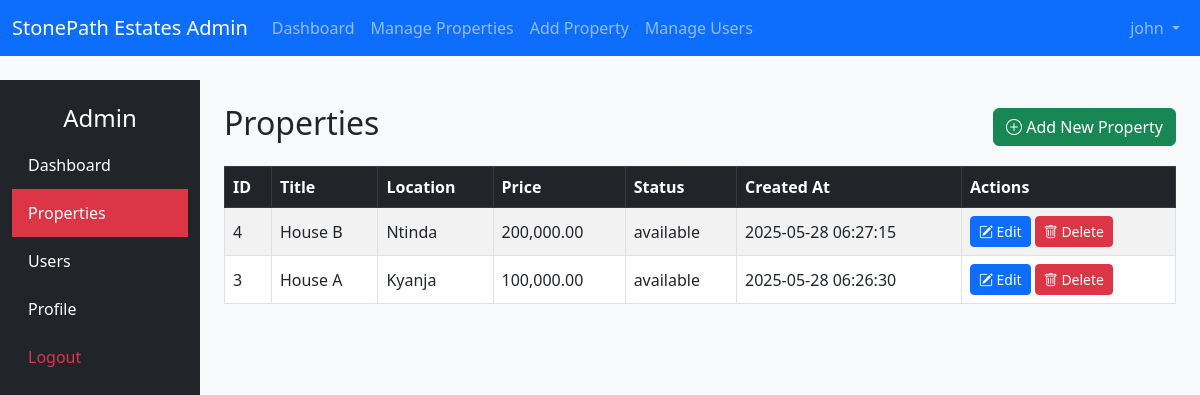
Page /admin/properties.php (signed in) on the earlier database version.
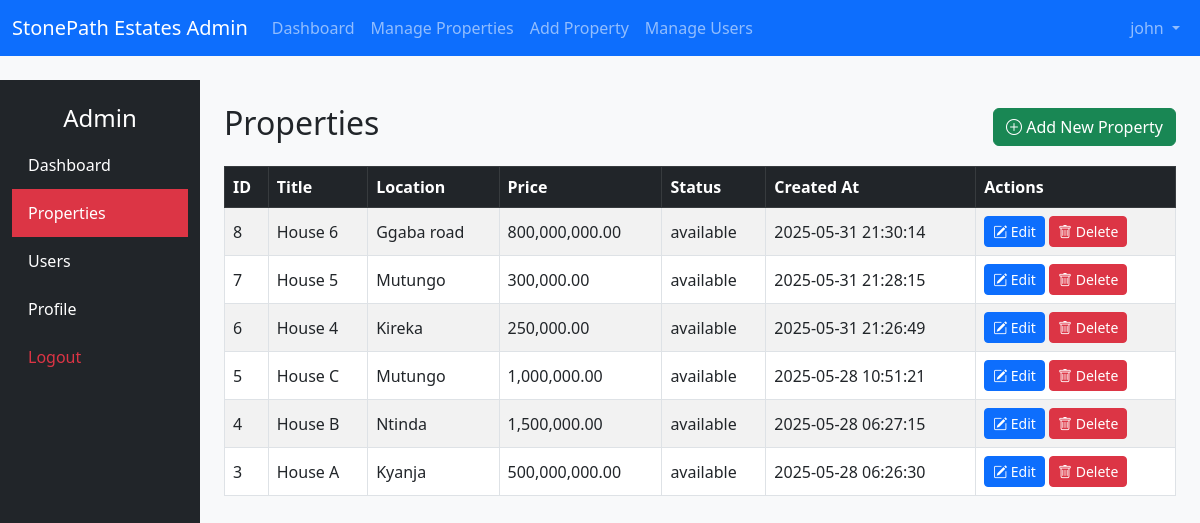
Same page on the later database version.
### tables this page shows
CREATE TABLE `properties` (
  `id` int(11) NOT NULL,
  `title` varchar(255) NOT NULL,
  `description` text DEFAULT NULL,
  `category` varchar(50) NOT NULL,
  `preview_image` varchar(255) DEFAULT NULL,
  `price` decimal(12,2) NOT NULL,
  `location` varchar(255) NOT NULL,
  `latitude` double DEFAULT NULL,
  `longitude` double DEFAULT NULL,
  `status` enum('available','rented','sold') DEFAULT 'available',
  `image` varchar(255) DEFAULT NULL,
  `created_at` timestamp NOT NULL DEFAULT current_timestamp()
);

### admin/properties.php (the view, shortened to what this page needs)
<?php
require_once __DIR__ . '/includes/connect.php';
try {
    $stmt = $pdo->query("SELECT * FROM properties ORDER BY created_at DESC");
    $properties = $stmt->fetchAll();
} catch (PDOException $e) {
    die("Error fetching properties: " . $e->getMessage());
}
?>
<!DOCTYPE html>
<html lang="en">
<head>
    <link href="https://cdn.jsdelivr.net/npm/bootstrap@5.3.0/dist/css/bootstrap.min.css" rel="stylesheet" />
    <link href="https://cdn.jsdelivr.net/npm/bootstrap-icons@1.10.5/font/bootstrap-icons.css" rel="stylesheet" />
</head>
<body>
<?php include 'includes/header.php'; ?>
<div class="container-fluid">
    <div class="row">
        <nav class="col-md-2 d-none d-md-block bg-dark sidebar">
            <div class="pt-4">
                <h4 class="text-center text-white">Admin</h4>
                <a href="dashboard.php" class="list-group-item list-group-item-action text-white">Dashboard</a>
                <a href="properties.php" class="list-group-item list-group-item-action active">Properties</a>
                <a href="users.php" class="list-group-item list-group-item-action text-white">Users</a>
                <a href="profile.php" class="list-group-item list-group-item-action text-white">Profile</a>
                <a href="logout.php" class="list-group-item list-group-item-action text-danger">Logout</a>
            </div>
        </nav>
        <main class="col-md-10 ms-sm-auto px-4 py-4">
            <div class="d-flex justify-content-between align-items-center mb-3">
                <h2>Properties</h2>
                <a href="add_property.php" class="btn btn-success">
                    <i class="bi bi-plus-circle"></i> Add New Property
                </a>
            </div>
            <?php if (empty($properties)): ?>
                <div class="alert alert-info">No properties found. Click "Add New Property" to create one.</div>
            <?php else: ?>
                <div class="table-responsive">
                    <table class="table table-striped table-bordered align-middle">
                        <thead class="table-dark">
                            <tr>
                                <th>ID</th>
                                <th>Title</th>
                                <th>Location</th>
                                <th>Price</th>
                                <th>Status</th>
                                <th>Created At</th>
                                <th>Actions</th>
                            </tr>
                        </thead>
                        <tbody>
                            <?php foreach ($properties as $property): ?>
                            <tr>
                                <td><?= htmlspecialchars($property['id']) ?></td>
                                <td><?= htmlspecialchars($property['title']) ?></td>
                                <td><?= htmlspecialchars($property['location']) ?></td>
                                <td><?= htmlspecialchars(number_format($property['price'], 2)) ?></td>
                                <td><?= htmlspecialchars($property['status']) ?></td>
                                <td><?= htmlspecialchars($property['created_at']) ?></td>
                                <td>
                                    <a href="edit_property.php?id=<?= $property['id'] ?>" class="btn btn-primary btn-sm">
                                        <i class="bi bi-pencil-square"></i> Edit
                                    </a>
                                    <a href="delete_property.php?id=<?= $property['id'] ?>" class="btn btn-danger btn-sm" onclick="return confirm('Are you sure you want to delete this property?');">
                                        <i class="bi bi-trash"></i> Delete
                                    </a>
                                </td>
                            </tr>
                            <?php endforeach; ?>
                        </tbody>
                    </table>
                </div>
            <?php endif; ?>
        </main>
    </div>
</div>
<?php include 'includes/footer.php'; ?>
</body>
</html>

Differences in the rows shown:
added properties: id "8", title "House 6", location "Ggaba road", price "800,000,000.00", status "available", created_at "2025-05-31 21:30:14"
added properties: id "7", title "House 5", location "Mutungo", price "300,000.00", status "available", created_at "2025-05-31 21:28:15"
added properties: id "6", title "House 4", location "Kireka", price "250,000.00", status "available", created_at "2025-05-31 21:26:49"
added properties: id "5", title "House C", location "Mutungo", price "1,000,000.00", status "available", created_at "2025-05-28 10:51:21"
changed properties "House B": price "200,000.00" → "1,500,000.00"
changed properties "House A": price "100,000.00" → "500,000,000.00"
